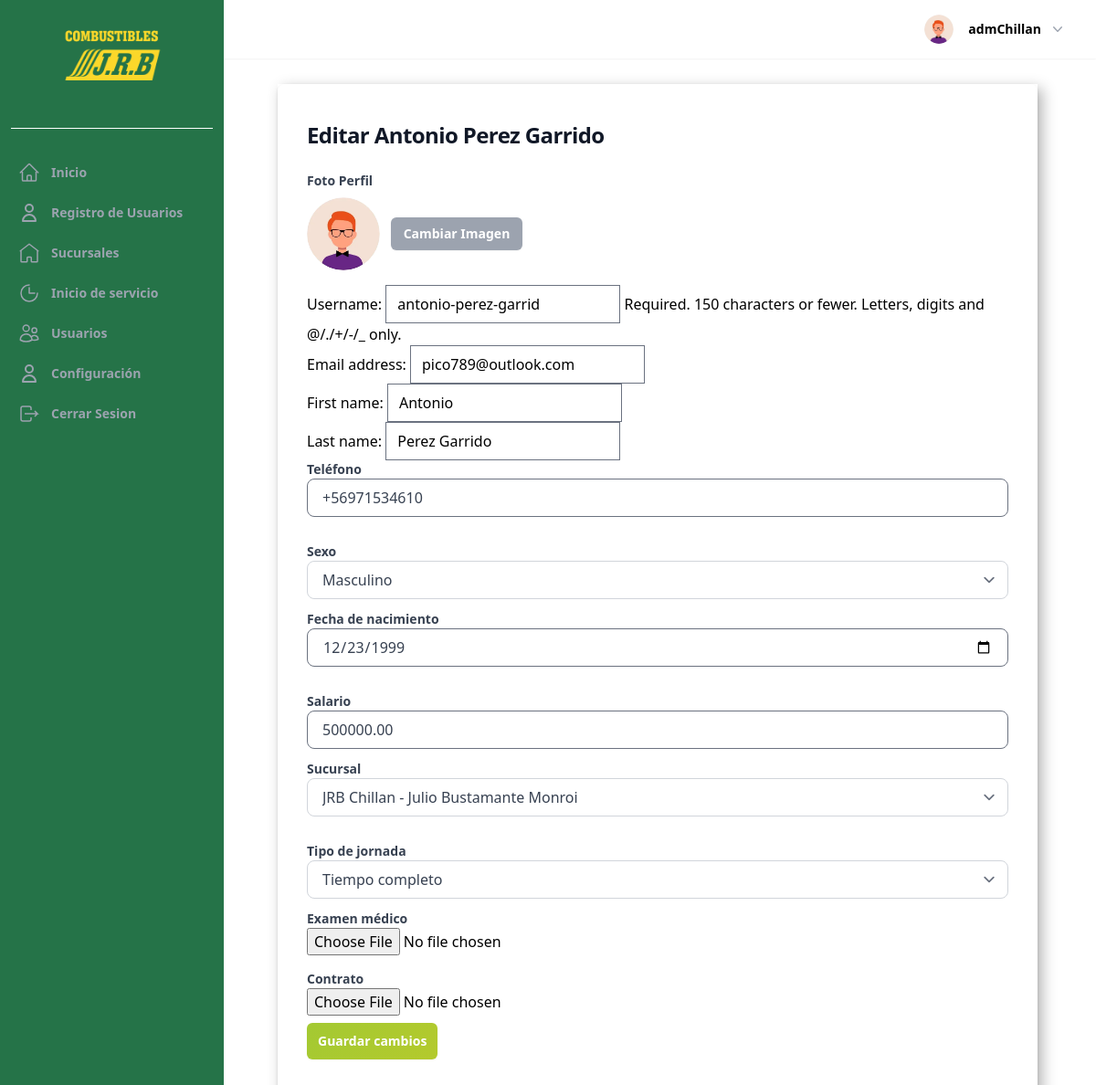
Screenshot of /usuarios/7/editar/ (signed in) with the database file from the repository.
### UsuarioApp/models.py (models this page shows, shortened)
class Profile(models.Model):
    last_activity = models.DateTimeField(null=True, blank=True)
    image = models.ImageField(upload_to=profile_picture_path, default="profile.webp")
    user_FK = models.OneToOneField(
        User, on_delete=models.CASCADE, related_name="profile",
    )
    position_FK = models.ForeignKey(
        Position, on_delete=models.SET_NULL, null=True, blank=True
    )
    company_rut = models.CharField(
        max_length=12,
        blank=True,
        null=True,
        validators=[
            RegexValidator(
                regex=r"^[0-9.]+-[0-9kK]{1}$",
                message="Ingrese un RUT válido en el formato 12.345.678-9",
            )
        ],
        verbose_name="RUT Empresa",
    )
    phone = models.CharField(max_length=20, blank=True, verbose_name="Teléfono")
    gender = models.CharField(
        max_length=1,
        choices=GENDER_CHOICES,
        null=True,
        blank=True,
        verbose_name="Sexo",
    )
    date_of_birth = models.DateField(
        null=True,
        blank=True,
        verbose_name="Fecha de nacimiento",
    )
    salario = models.DecimalField(
        max_digits=10, decimal_places=2, null=True, blank=True, verbose_name="Salario",
    )
    address = models.CharField(max_length=255, blank=True, verbose_name="Dirección")
    date_of_hire = models.DateField(null=True, blank=True, verbose_name="Fecha de contratación")
    is_partime = models.BooleanField(
        default=False,
        choices=[(True, "Tiempo completo"), (False, "Medio tiempo")],
        verbose_name="Tipo de jornada",
    )
    examen_medico = models.FileField(
        upload_to="documentos/examenes/",
        null=True,
        blank=True,
        verbose_name="Examen médico",
    )
    contrato = models.FileField(
        upload_to="documentos/contratos/",
        null=True,
        blank=True,
        verbose_name="Contrato",
    )
    current_branch = models.ForeignKey(
        Sucursal,
        on_delete=models.SET_NULL,
        null=True,
        blank=True,
        related_name="current_profiles",
        verbose_name="Sucursal actual",
    )
    def save(self, *args, **kwargs):
        update_last_activity = kwargs.pop("update_last_activity", False)
        if update_last_activity:
            self.last_activity = timezone.now()
            kwargs["update_fields"] = ["last_activity"]
        if self.pk:
            handle_old_image(Profile, self.pk, self.image)
        super(Profile, self).save(*args, **kwargs)
        if self.image and os.path.exists(self.image.path):
            resize_image(self.image.path, 300)
            crop_image(self.image.path, 300)
    def has_role(self, roles=None):
        if not self.position_FK:
            return False
        code = self.position_FK.permission_code
        if roles is None:
            return code != RESTRICTED_PERMISSION_CODE
        if isinstance(roles, str):
            roles = [roles]
        return code in roles
    def update_last_activity(self):
        self.save(update_last_activity=True)
    def _has_permission(self, code: str) -> bool:
        return bool(self.position_FK and self.position_FK.permission_code == code)
    def is_owner(self) -> bool:
        return self._has_permission("OWNER")
    def is_admin(self) -> bool:
        return self._has_permission("ADMINISTRATOR")
    class Meta:
        verbose_name = "Perfil"
        verbose_name_plural = "Perfiles"
        ordering = ["-id"]

### UsuarioApp/views.py (the view, shortened to what this page needs)
class UserUpdateView(
    LoginRequiredMixin, RoleRequiredMixin, UserManagementScopeMixin, View
):
    allowed_roles = ["OWNER", "ADMINISTRATOR"]
    template_name = "pages/usuarios/usuario_form.html"
    def _get_target_user(self, pk: int) -> User:
        return get_object_or_404(User.objects.select_related("profile"), pk=pk)
    def _build_forms(
        self,
        request,
        target_user: User,
        data=None,
        files=None,
    ) -> tuple[UserUpdateForm, ProfileUpdateForm]:
        target_profile = getattr(target_user, "profile", None)
        if target_profile is None:
            target_profile, _ = Profile.objects.get_or_create(user_FK=target_user)
        user_form = UserUpdateForm(data, instance=target_user)
        profile_form = ProfileUpdateForm(
            data,
            files,
            instance=target_profile,
            user=request.user,
        )
        return user_form, profile_form
    def _handle_scope(self, request, target_user: User):
        if target_user.is_superuser:
            messages.error(
                request,
                "No es posible editar a un superusuario desde esta interfaz.",
            )
            return redirect("User")
        viewer_profile = getattr(request.user, "profile", None)
        if not self._target_within_scope(viewer_profile, target_user):
            messages.error(request, "No tienes permisos para editar este usuario.")
            return redirect("User")
        return None
    def _get_profile_image_url(self, target_user: User) -> str:
        try:
            profile = target_user.profile
        except Profile.DoesNotExist:
            return static("img/profile.webp")
        image_field = getattr(profile, "image", None)
        if image_field and getattr(image_field, "url", None):
            return image_field.url
        return static("img/profile.webp")
    def get(self, request, *args, **kwargs):
        target_user = self._get_target_user(kwargs.get("pk"))
        redirect_response = self._handle_scope(request, target_user)
        if redirect_response:
            return redirect_response
        user_form, profile_form = self._build_forms(request, target_user)
        context = {
            "user_form": user_form,
            "profile_form": profile_form,
            "target_user": target_user,
            "profile_image_url": self._get_profile_image_url(target_user),
        }
        return render(request, self.template_name, context)

### UsuarioApp/forms.py
class UserUpdateForm(forms.ModelForm):
    def __init__(self, *args, **kwargs):
        super().__init__(*args, **kwargs)
        self.helper = FormHelper()
        self.helper.form_tag = False
        layout_fields = []
        if "username" in self.fields:
            layout_fields.append("username")
        layout_fields.append("email")
        name_fields = []
        if "first_name" in self.fields:
            name_fields.append(Div("first_name", css_class="flex-1"))
        if "last_name" in self.fields:
            name_fields.append(Div("last_name", css_class="flex-1"))
        name_div = Div(*name_fields, css_class="flex gap-4") if name_fields else None
        layout_items = layout_fields
        if name_div is not None:
            layout_items.append(name_div)
        self.helper.layout = Layout(*layout_items)
    class Meta:
        model = User
        fields = [
            "username",
            "email",
            "first_name",
            "last_name",
        ]

### UsuarioApp/forms.py (called while the page is built)
    def _get_branch_queryset(self, user):
        if not user:
            return Sucursal.objects.none()
        profile = getattr(user, "profile", None)
        if profile is None:
            return Sucursal.objects.none()
        company = None
        try:
            company = profile.company
        except Company.DoesNotExist:
            company = None
        queryset = Sucursal.objects.none()
        if company is not None:
            queryset = Sucursal.objects.filter(company=company)
        elif getattr(profile, "company_rut", None):
            queryset = Sucursal.objects.filter(company__rut=profile.company_rut)
        if self.instance and self.instance.current_branch_id:
            queryset = queryset | Sucursal.objects.filter(pk=self.instance.current_branch_id)
        return queryset

### UsuarioApp/views.py (called while the page is built)
    def _get_branch_ids(self, profile: Profile | None) -> list[int]:
        if profile is None:
            return []
        branch_ids = list(
            SucursalStaff.objects.filter(profile=profile).values_list(
                "sucursal_id", flat=True
            )
        )
        if profile.current_branch_id:
            branch_ids.append(profile.current_branch_id)
        return list(dict.fromkeys(branch_ids))

### sucursalApp/models.py (called while the page is built)
    def __str__(self) -> str:
        return f"{self.name} - {self.company.business_name}"

### templates/pages/usuarios/usuario_form.html (shortened to what this page needs)
{% extends "components/Layout/base_pages.html" %}
{% load static %}
{% load tailwind_filters %}
{% block content_pages %}
  <div class="space-y-6">
    <h1 class="max-w-2xl text-2xl font-bold tracking-tight text-gray-900">
      Editar {{ target_user.get_full_name|default:target_user.username }}
    </h1>
    <form method="post" enctype="multipart/form-data" class="space-y-4">
      {% include 'components/input_perfil.html' with img=profile_image_url %}
      {{ user_form|crispy }}
      <div class="grid gap-4 md:grid-cols-2">
        <div>
          <label for="id_phone" class="block text-sm font-semibold text-gray-700">Teléfono</label>
          {{ profile_form.phone }}
        </div>
        <div>
          <label for="id_gender" class="block text-sm font-semibold text-gray-700">Sexo</label>
          {{ profile_form.gender }}
        </div>
      </div>
      <div class="grid gap-4 md:grid-cols-2">
        <div>
          <label for="id_date_of_birth" class="block text-sm font-semibold text-gray-700">Fecha de nacimiento</label>
          {{ profile_form.date_of_birth }}
        </div>
        <div>
          <label for="id_salario" class="block text-sm font-semibold text-gray-700">Salario</label>
          {{ profile_form.salario }}
        </div>
      </div>
      <div class="grid gap-4 md:grid-cols-2">
        <div>
          <label for="id_current_branch" class="block text-sm font-semibold text-gray-700">Sucursal</label>
          {{ profile_form.current_branch }}
        </div>
        <div>
          <label for="id_is_partime" class="block text-sm font-semibold text-gray-700">Tipo de jornada</label>
          {{ profile_form.is_partime }}
        </div>
      </div>
      <div class="grid gap-4 md:grid-cols-2">
        <div>
          <label for="{{ profile_form.examen_medico.id_for_label }}" class="block text-sm font-semibold text-gray-700">Examen médico</label>
          {{ profile_form.examen_medico }}
        </div>
        <div>
          <label for="{{ profile_form.contrato.id_for_label }}" class="block text-sm font-semibold text-gray-700">Contrato</label>
          {{ profile_form.contrato }}
        </div>
      </div>
      {% include "components/btn/button.html" with button_text="Guardar cambios" %}
    </form>
  </div>
{% endblock content_pages %}

### templates/components/header/components/profile.html (shortened to what this page needs)
{% load static %}
<div class="relative" x-data="{ openUser: false }">
  <button type="button" class="-m-1.5 flex items-center p-1.5" id="user-menu-button" aria-expanded="false" aria-haspopup="true" @click="openUser = !openUser">
    <img class="h-8 w-8 rounded-full bg-gray-50" src="{{ request.user.profile.image.url }}" alt="perfil">
    <span class="hidden lg:flex lg:items-center">
      <span class="ml-4 text-sm font-semibold leading-6 text-black" aria-hidden="true">{{ request.user }}</span>
      <svg class="ml-2 h-5 w-5 text-gray-400" viewBox="0 0 20 20" fill="currentColor" aria-hidden="true">
        <path fill-rule="evenodd" d="M5.23 7.21a.75.75 0 011.06.02L10 11.168l3.71-3.938a.75.75 0 111.08 1.04l-4.25 4.5a.75.75 0 01-1.08 0l-4.25-4.5a.75.75 0 01.02-1.06z" clip-rule="evenodd" />
      </svg>
    </span>
  </button>
</div>

### static/css/mensajes.css (style rules this page uses)
button { padding: 10px; }

### rows the page displays
Profile: phone "+56971534610", gender "Masculino", date_of_birth "12/23/1999", salario "500000.00", current_branch "JRB Chillan - Julio Bustamante Monroi", is_partime "Tiempo completo"

### other values shown
{{ request.user }} "admChillan"
{{ target_user.get_full_name|default:target_user.username }} "Antonio Perez Garrido"
{{ button_text }} "Guardar cambios"
